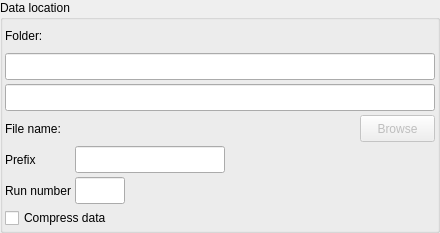
<?xml version="1.0" encoding="UTF-8"?>
<ui version="4.0">
 <class>data_path_widget_vertical_layout</class>
 <widget class="QWidget" name="data_path_widget_vertical_layout">
  <property name="geometry">
   <rect>
    <x>0</x>
    <y>0</y>
    <width>440</width>
    <height>232</height>
   </rect>
  </property>
  <property name="windowTitle">
   <string>Form</string>
  </property>
  <layout class="QGridLayout" name="gridLayout">
   <property name="margin">
    <number>0</number>
   </property>
   <property name="spacing">
    <number>0</number>
   </property>
   <item row="0" column="0">
    <widget class="QGroupBox" name="data_location_groupbox">
     <property name="title">
      <string>Data location</string>
     </property>
     <layout class="QVBoxLayout" name="verticalLayout_3">
      <property name="spacing">
       <number>2</number>
      </property>
      <property name="margin">
       <number>2</number>
      </property>
      <item>
       <layout class="QGridLayout" name="gridLayout_2">
        <property name="margin">
         <number>0</number>
        </property>
        <property name="spacing">
         <number>4</number>
        </property>
        <item row="0" column="0">
         <widget class="QLabel" name="folder_label">
          <property name="minimumSize">
           <size>
            <width>0</width>
            <height>27</height>
           </size>
          </property>
          <property name="maximumSize">
           <size>
            <width>32767</width>
            <height>27</height>
           </size>
          </property>
          <property name="toolTip">
           <string>Automatic processing results in PROCESSED_DATA directory</string>
          </property>
          <property name="text">
           <string>Folder:</string>
          </property>
          <property name="wordWrap">
           <bool>false</bool>
          </property>
         </widget>
        </item>
        <item row="6" column="0">
         <widget class="QLabel" name="run_number_label">
          <property name="minimumSize">
           <size>
            <width>0</width>
            <height>27</height>
           </size>
          </property>
          <property name="maximumSize">
           <size>
            <width>16777215</width>
            <height>27</height>
           </size>
          </property>
          <property name="text">
           <string>Run number</string>
          </property>
          <property name="wordWrap">
           <bool>false</bool>
          </property>
         </widget>
        </item>
        <item row="4" column="0">
         <widget class="QLabel" name="file_name_label">
          <property name="minimumSize">
           <size>
            <width>0</width>
            <height>27</height>
           </size>
          </property>
          <property name="maximumSize">
           <size>
            <width>32767</width>
            <height>27</height>
           </size>
          </property>
          <property name="text">
           <string>File name:</string>
          </property>
          <property name="wordWrap">
           <bool>false</bool>
          </property>
         </widget>
        </item>
        <item row="1" column="0" colspan="4">
         <widget class="QLineEdit" name="base_path_ledit">
          <property name="sizePolicy">
           <sizepolicy hsizetype="Preferred" vsizetype="Fixed">
            <horstretch>0</horstretch>
            <verstretch>0</verstretch>
           </sizepolicy>
          </property>
          <property name="minimumSize">
           <size>
            <width>410</width>
            <height>27</height>
           </size>
          </property>
          <property name="maximumSize">
           <size>
            <width>32767</width>
            <height>27</height>
           </size>
          </property>
          <property name="text">
           <string/>
          </property>
          <property name="readOnly">
           <bool>true</bool>
          </property>
         </widget>
        </item>
        <item row="5" column="0">
         <widget class="QLabel" name="prefix_label">
          <property name="minimumSize">
           <size>
            <width>0</width>
            <height>27</height>
           </size>
          </property>
          <property name="maximumSize">
           <size>
            <width>16777215</width>
            <height>27</height>
           </size>
          </property>
          <property name="text">
           <string>Prefix</string>
          </property>
          <property name="wordWrap">
           <bool>false</bool>
          </property>
         </widget>
        </item>
        <item row="4" column="2">
         <spacer name="horizontalSpacer_4">
          <property name="orientation">
           <enum>Qt::Horizontal</enum>
          </property>
          <property name="sizeHint" stdset="0">
           <size>
            <width>40</width>
            <height>20</height>
           </size>
          </property>
         </spacer>
        </item>
        <item row="2" column="0" colspan="4">
         <widget class="QLineEdit" name="folder_ledit">
          <property name="sizePolicy">
           <sizepolicy hsizetype="Preferred" vsizetype="Fixed">
            <horstretch>0</horstretch>
            <verstretch>0</verstretch>
           </sizepolicy>
          </property>
          <property name="minimumSize">
           <size>
            <width>0</width>
            <height>27</height>
           </size>
          </property>
          <property name="maximumSize">
           <size>
            <width>32767</width>
            <height>27</height>
           </size>
          </property>
          <property name="text">
           <string/>
          </property>
         </widget>
        </item>
        <item row="4" column="3">
         <widget class="QPushButton" name="browse_button">
          <property name="enabled">
           <bool>false</bool>
          </property>
          <property name="minimumSize">
           <size>
            <width>0</width>
            <height>27</height>
           </size>
          </property>
          <property name="maximumSize">
           <size>
            <width>75</width>
            <height>27</height>
           </size>
          </property>
          <property name="text">
           <string>Browse</string>
          </property>
         </widget>
        </item>
        <item row="4" column="1">
         <widget class="QLabel" name="file_name_value_label">
          <property name="text">
           <string/>
          </property>
         </widget>
        </item>
        <item row="6" column="1">
         <widget class="QLineEdit" name="run_number_ledit">
          <property name="minimumSize">
           <size>
            <width>50</width>
            <height>27</height>
           </size>
          </property>
          <property name="maximumSize">
           <size>
            <width>50</width>
            <height>27</height>
           </size>
          </property>
          <property name="frame">
           <bool>true</bool>
          </property>
         </widget>
        </item>
        <item row="7" column="0" colspan="2">
         <widget class="QCheckBox" name="compression_cbox">
          <property name="text">
           <string>Compress data</string>
          </property>
          <property name="checked">
           <bool>false</bool>
          </property>
         </widget>
        </item>
        <item row="5" column="1" colspan="2">
         <widget class="QLineEdit" name="prefix_ledit">
          <property name="minimumSize">
           <size>
            <width>0</width>
            <height>27</height>
           </size>
          </property>
          <property name="maximumSize">
           <size>
            <width>150</width>
            <height>27</height>
           </size>
          </property>
         </widget>
        </item>
       </layout>
      </item>
     </layout>
    </widget>
   </item>
  </layout>
 </widget>
 <tabstops>
  <tabstop>base_path_ledit</tabstop>
  <tabstop>folder_ledit</tabstop>
  <tabstop>browse_button</tabstop>
  <tabstop>prefix_ledit</tabstop>
  <tabstop>run_number_ledit</tabstop>
  <tabstop>compression_cbox</tabstop>
 </tabstops>
 <resources/>
 <connections/>
</ui>
